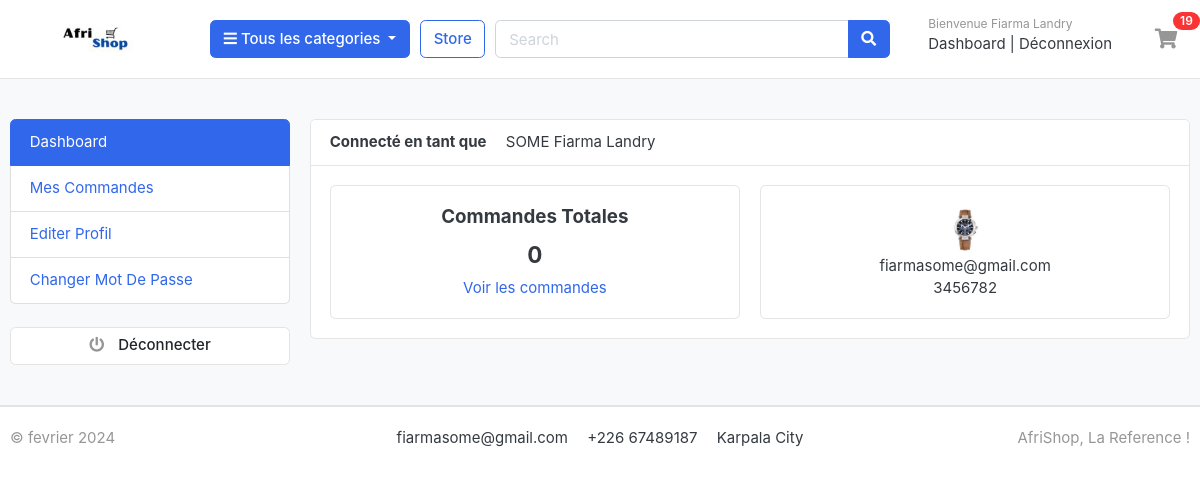
Page /accounts/ (signed in) on the committed database.
### accounts/models.py (models this page shows, shortened)
class Account(AbstractBaseUser):
	nom = models.CharField(max_length=50)
	prenom = models.CharField(max_length=50)
	username = models.CharField(max_length=50, unique=True)
	email = models.EmailField(max_length=100, unique=True)
	phone_number = models.CharField(max_length=50)
	date_joined = models.DateTimeField(auto_now_add=True)
	last_login = models.DateTimeField(auto_now_add=True)
	is_admin = models.BooleanField(default=False)
	is_active = models.BooleanField(default=False)
	is_superadmin = models.BooleanField(default=False)
	is_staff = models.BooleanField(default=False)
	USERNAME_FIELD = 'email'
	REQUIRED_FIELDS = ['username', 'nom', 'prenom']
	objects = MyAccountManager()
	def full_name(self):
		return f'{self.nom} {self.prenom}'

class UserProfile(models.Model):
	user = models.OneToOneField(Account, on_delete=models.CASCADE)
	address_line_1 = models.CharField(blank=True, max_length=100)
	address_line_2 = models.CharField(blank=True, max_length=100)
	profile_picture = models.ImageField(blank=True, upload_to='userprofile')
	city = models.CharField(blank=True, max_length=20)
	state = models.CharField(blank=True, max_length=20)
	country = models.CharField(blank=True, max_length=20)
	def get_profile_picture_url(self):
		if self.profile_picture:
			return self.profile_picture.url
		else:
			return 'media/avatars/default_image_pro.png'

### accounts/views.py (the view)
# urls.py: path('', views.dashboard, name='dashboard'),
@login_required(login_url='login')
def dashboard(request):
	orders = Order.objects.order_by('-created_at').filter(user_id=request.user.id, is_ordered=True) #
	orders_count = orders.count()
	user = request.user
	userprofile, created = UserProfile.objects.get_or_create(user=user)  # Crée un profil si absent
	context = {
		'orders_count':orders_count,
		'userprofile':userprofile,
	}
	return render(request, 'accounts/dashboard.html', context)

### carts/context_processors.py (called while the page is built)
def counter(request):
    cart_count = 0 # initialisation  de la varible
    if 'admin' in request.path:
        return {}
    else:
        try:
            cart = Cart.objects.filter(cart_id=_cart_id(request))
            if request.user.is_authenticated: # si l'utilisateur est authentifie
                cart_items = CartItem.objects.all().filter(user=request.user) # on filtre les articles de l'utilisateur connecte
            else:
                cart_items = CartItem.objects.all().filter(cart=cart[:1])
            for cart_item in cart_items:
                cart_count +=cart_item.quantity
        except Cart.DoesNotExist:
            cart_count = 0
        return dict(cart_count=cart_count)

### carts/views.py (called while the page is built)
def _cart_id(request):
    cart = request.session.session_key
    if not cart:
        cart = request.session.create()
    return cart

### category/context_processor.py (called while the page is built)
def menu_links(request):
    links = Category.objects.all()
    return dict(links=links)

### category/models.py (called while the page is built)
    def get_url(self):
	    return reverse('products_by_category', args=[self.slug])

### templates/accounts/dashboard.html (shortened to what this page needs)
{%  extends 'base.html' %}
{% load static %}
{% block content %}
<section class="section-conten padding-y bg">
<div class="container">
	<div class="row">
	{% include 'includes/dashboard_sidebar.html' %}
	<main class="col-md-9">
		<article class="card">
		<header class="card-header">
			<strong class="d-inline-block mr-3">Connecté en tant que</strong>
			<span>{{user.full_name}}</span>
		</header>
		<div class="card-body">
			<div class="row">
				<div class="col-md-6">
					<div class="card" style="text-align: center;">
						<div class="card-body">
							<h5 class="card-title">Commandes Totales</h5>
							<h4>{{orders_count}}</h4>
							<a href="{% url 'my_orders' %}">Voir les commandes</a>
						</div>
					</div>
				</div>
				<div class="col-md-6">
					<div class="card" style="text-align: center;">
						<div class="card-body">
								<img src="{{userprofile.get_profile_picture_url}}" alt="Avatar" width="50" height="50" style="border-radius: 50%;">
							<p class="mb-0">{{user.email}}</p>
							<p>{{user.phone_number}}</p>
						</div>
					</div>
			</div>
		</div>
		</article>
	</main>
</div>
</div>
</section>
{% endblock %}

### templates/includes/navbar.html (shortened to what this page needs)
    {% load static %}
<header class="section-header">
<section class="header-main border-bottom">
	<div class="container">
<div class="row align-items-center">
	<div class="col-lg-2 col-md-3 col-6">
		<a href="{% url 'home' %}" class="brand-wrap">
			<img class="logo" src="{% static './images/banners/logo.jpg' %}">
		</a>
	</div>
	<div class="col-lg col-sm col-md col-6 flex-grow-0">
		<div class="category-wrap dropdown d-inline-block float-right">
			<button type="button" class="btn btn-primary dropdown-toggle" data-toggle="dropdown">
				<i class="fa fa-bars"></i> Tous les categories
			</button>
		</div>
	</div>
	<a href="{% url 'store' %}" class="btn btn-outline-primary">Store</a>
	<div class="col-lg  col-md-6 col-sm-12 col">
		<form action="{% url 'search' %}" class="search" method="GET">
			<div class="input-group w-100">
			    <input type="text" class="form-control" style="width:60%;" placeholder="Search" name="keyword">
			    <div class="input-group-append">
			      <button class="btn btn-primary" type="submit">
			        <i class="fa fa-search"></i>
			      </button>
			    </div>
		    </div>
		</form>
	</div>
	<div class="col-lg-3 col-sm-6 col-8 order-2 order-lg-3">
				<div class="d-flex justify-content-end mb-3 mb-lg-0">
					{%  if user.id is None %}
					<div class="widget-header">
						<small class="title text-muted">Bienvenue invité</small>
						<div>
							<a href="{% url 'login' %}">Connexion</a> <span class="dark-transp"> | </span>
							<a href="{% url 'register' %}">S'enregistrer</a>
						</div>
					</div>
					{% else %}
					<div class="widget-header">
						<small class="title text-muted">Bienvenue {{user.prenom}}</small>
						<div>
							<a href="{% url 'dashboard' %}">Dashboard</a> <span class="dark-transp"> | </span>
							<a href="{% url 'logout' %}">Déconnexion</a>
						</div>
					</div>
					{% endif %}
					<a href="{% url 'cart' %}" class="widget-header pl-3 ml-3">
						<div class="icon icon-sm rounded-circle"><i class="fa fa-shopping-cart"></i></div>
						<span class="badge badge-pill badge-danger notify">{{cart_count}}</span>
					</a>
				</div>
			</div>
</div>
	</div>
</section>
</header>

### static/css/ui.css (style rules this page uses)
html { font-family: "Inter", sans-serif; font-size: 15px; }
.icon-xs, .icon-sm, .icon-md, .icon-lg { display: inline-block; text-align: center; flex-shrink: 0; flex-grow: 0; }
.icon-sm { width: 48px; height: 48px; line-height: 48px !important; font-size: 20px; }
.padding-y { padding-top: 40px; padding-bottom: 40px; }
article:after, .form-group:after { display: block; clear: both; content: ""; }
.bg { background-color: #f8f9fa; }
p:last-child { margin-bottom: 0; }
.header-main { position: relative; padding-top: 1rem; padding-bottom: 1rem; }
.brand-wrap .logo, .navbar-brand .logo { margin-right: 7px; max-height: 42px; display: inline-block; }
.widget-header { display: inline-block; vertical-align: middle; position: relative; }
.widget-header a { color: #343a40; }
.widget-header i { color: #969696; }
.widget-header .title { display: block; }
.widget-header .notify { position: absolute; top: -3px; right: -10px; }
.notify { position: absolute; top: -4px; right: -10px; display: inline-block; padding: 0.25em 0.6em; font-size: 12px; line-height: 1; text-align: center; border-radius: 3rem; color: #fff; background-color: #fa3434; }
.btn-primary { color: red; }

### rows in the picture
Account: prenom "Fiarma Landry", full_name "SOME Fiarma Landry", email "fiarmasome@gmail.com", phone_number "3456782"
UserProfile: get_profile_picture_url (picture)

### other values in the picture
{{ cart_count }} "19"
{{ orders_count }} "0"
